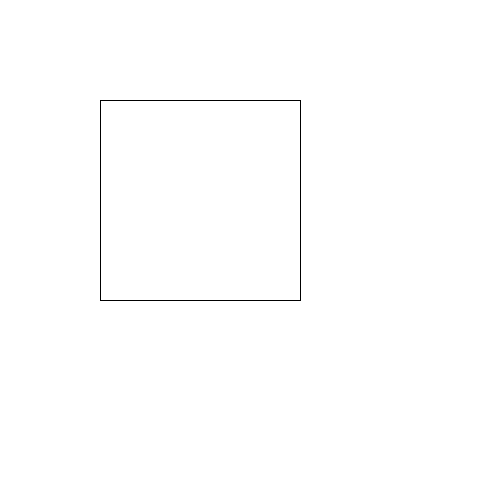
Frame 1 (no input)
Frame 60 (the mouse pressed at the canvas centre just before this capture): identical to frame 1, image omitted
Frame 120 (the mouse held since frame 60 and released just before this capture): identical to frame 1, image omitted

The Processing sketch that drew this single still picture (run headless with seeded random() and noise(); from frame 60 on, the mouse is pressed at the canvas centre):

// Processing sketch: opdr4_1
// ── opdr4_1.pde
int x = 100;
int y = 100;
int w = 200;
int h = 200;

void setup() {
  size(500, 500);
}

void draw() {
  background(255);
  rect(x, y, w, h);
}
